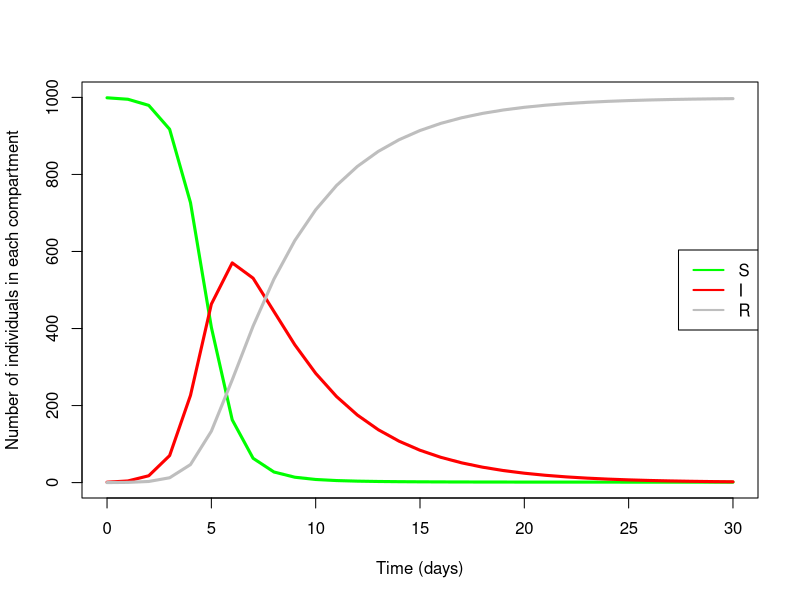
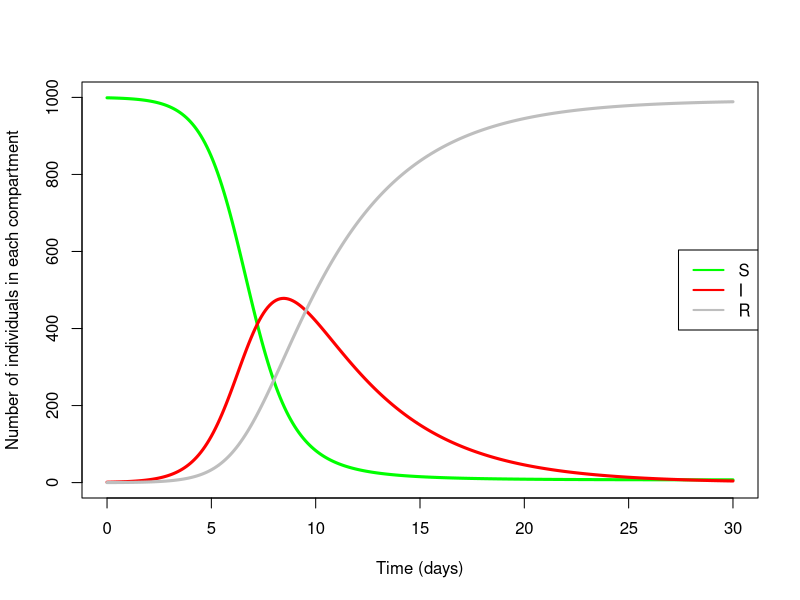
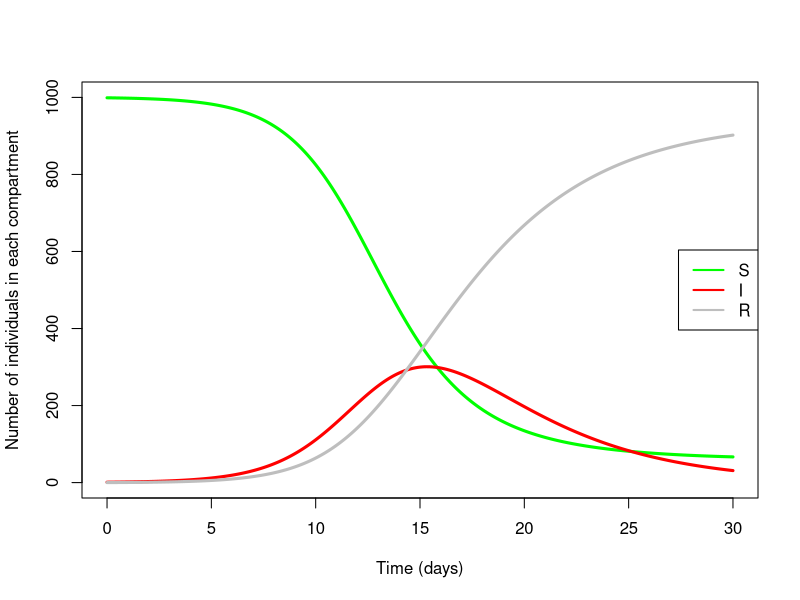
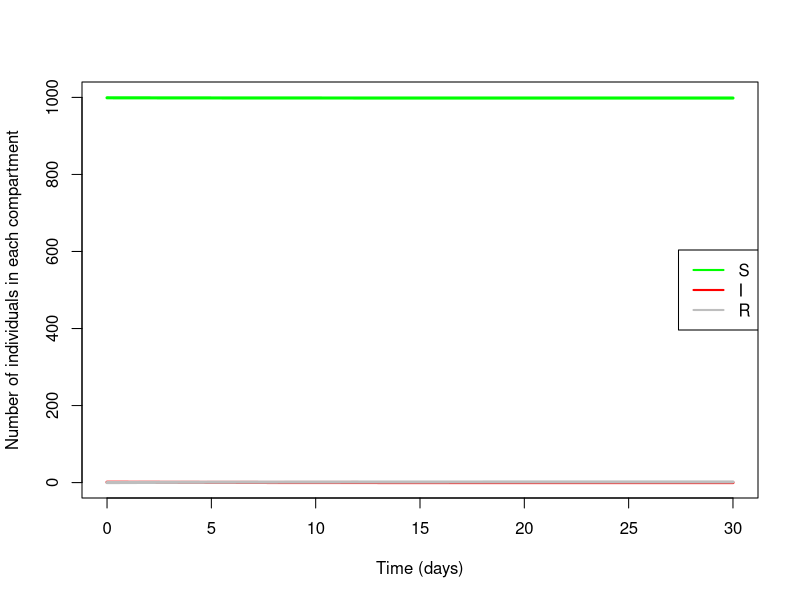

Reproduce these figures in R, in order.
## ---- chunk 1
# Check what packages are installed.
#my_packages <- rownames(installed.packages())

# Install desolve if it is missing.
#install.packages(setdiff("deSolve", my_packages))
## ---- chunk 2
SIR.model <- function(t, x, parameters){ 
  # Get the current number of individuals in each compartment.
  S <- x[1]
  I <- x[2]
  R <- x[3]
  
  # Get the model parameters.
  beta <- parameters$beta
  gamma <- parameters$gamma
  
  # Calculate the total number of individuals in the system.
  # This is just all the compartments added together.
  N <- S + I + R
  
  # Calculate the derivatives (the system of ODEs).
  dS <- -beta*S*I/N
  dI <- beta*S*I/N - gamma*I
  dR <- gamma*I
  
  # Return the derivatives inside a list.
  derivatives <- list(c(dS, dI, dR))
  return(derivatives)
}
## ---- chunk 3
# The initial parameters: how many people are in each compartment at the start of
# the model?
init <- c(S = 999, I = 1, R = 0.0)

# The model parameters: what is the transmission rate (beta), and recovery rate (gamma).
pars <- list(beta = 1.7, gamma = 1/4)

# The solution times: the sequence of times for which to compute the solution.
# This will be numbers 0 to 30.
time <- seq(from = 0, to = 30, by = 1)
## ---- chunk 4
# Load in the deSolve package.
library(deSolve)

# lsoda is a function with inputs: ODE system (as a function), initial conditions,
# parameters and times to compute the solution. The solution for the SIR model is
# stored in 'out'.
out <- lsoda(func = SIR.model, y = init, parms = pars, times = time)

# Convert the solution into a data.frame. This makes plotting easier.
out <- as.data.frame(out)
head(out)
## ---- chunk 5
# First plot time (x-axis) against the number of susceptible (y-axis).
plot(out$time, out$S,
     type = 'l', col = 'green', ylab = "Number of individuals in each compartment",
     xlab = "Time (days)", lwd = 3, ylim = c(0, 1000))

# Next, we can add lines for time against infecteds, and time against recovered/removed.
lines(out$time, out$I, col = 'red', lwd = 3)
lines(out$time, out$R, col = 'grey', lwd = 3)

# Finally, we can add a legend so we know what lines correspond to what compartment.
legend("right", legend = c("S","I","R"), col = c("green","red","grey"), lwd = 2)
## ---- chunk 6
write.csv(out, "sir_model_demo.csv", row.names = FALSE)
## ---- chunk 7
time <- seq(from = 0, to = 30, by = 0.1)
out <- lsoda(func = SIR.model, y = init, parms = pars, times = time)
out <- as.data.frame(out)
for (i in c(50,100,254)+1) {
  print(round(out[i,]$I))
}
## ---- chunk 8
for (i in c(1.25,0.75,0.1)) {
  pars <- list(beta = i, gamma = 1/4)
  out <- lsoda(func = SIR.model, y = init, parms = pars, times = time)
  out <- as.data.frame(out)
  plot(out$time, out$S,
     type = 'l', col = 'green', ylab = "Number of individuals in each compartment",
     xlab = "Time (days)", lwd = 3, ylim = c(0, 1000))

# Next, we can add lines for time against infecteds, and time against recovered/removed.
lines(out$time, out$I, col = 'red', lwd = 3)
lines(out$time, out$R, col = 'grey', lwd = 3)

# Finally, we can add a legend so we know what lines correspond to what compartment.
legend("right", legend = c("S","I","R"), col = c("green","red","grey"), lwd = 2)
}

## ---- chunk 9
for (i in c(1.25,0.75,0.1)) {
  pars <- list(beta = i, gamma = 1/4)
  out <- lsoda(func = SIR.model, y = init, parms = pars, times = time)
  out <- as.data.frame(out)
  print(999-round(out[out$time==30,]$S))
}
